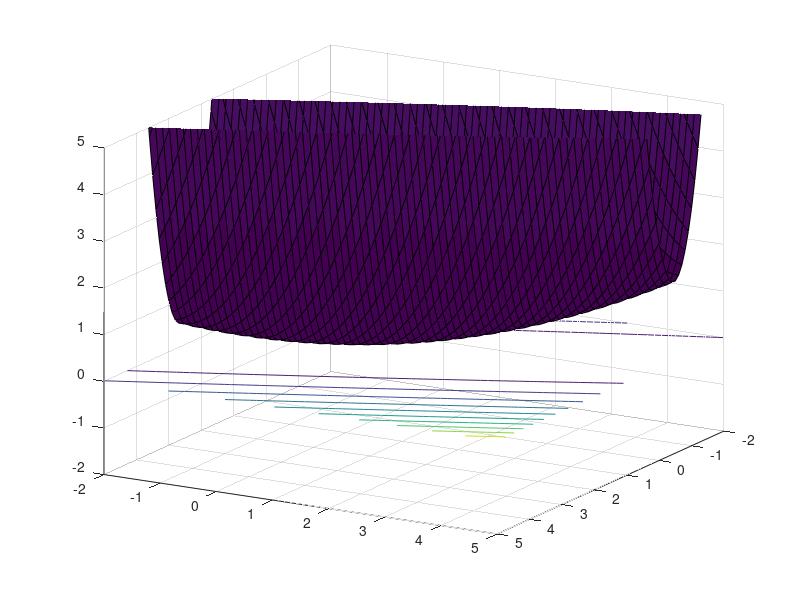

Reproduce this figure in MATLAB.
dataset=[
  1  2.1 4;
  1  1.6 3.3;
  1  2.4 3.6;
  1  1.4 2.3;
  1  3 5.4
];
hold on;
axis([ -2 5 -2 5 -2 5])
view(120,20);
grid on;
X=-2:0.1:5;
Y=-2:0.1:5;
[x,y]=meshgrid(X,Y);

surf(x,y,((x*2.1+y-4).^2+(x*1.6+y-3.3).^2+(x*2.4+y-3.6).^2+(x*1.4+y-2.3).^2+(x*3+y-5.4).^2)/5)
contour(x,y,((x*2.1+y-4).^2+(x*1.6+y-3.3).^2+(x*2.4+y-3.6).^2+(x*1.4+y-2.3).^2+(x*3+y-5.4).^2)/5)